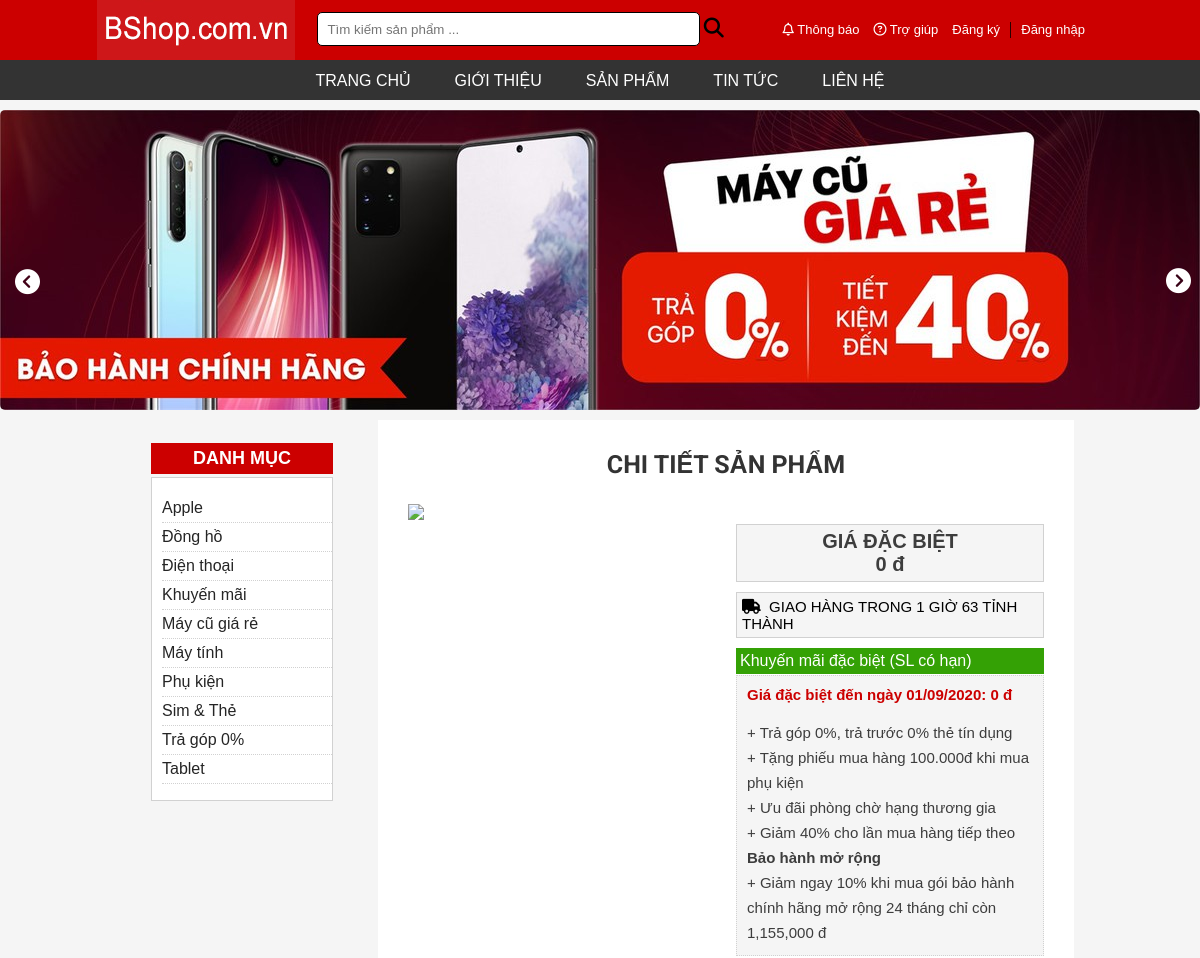
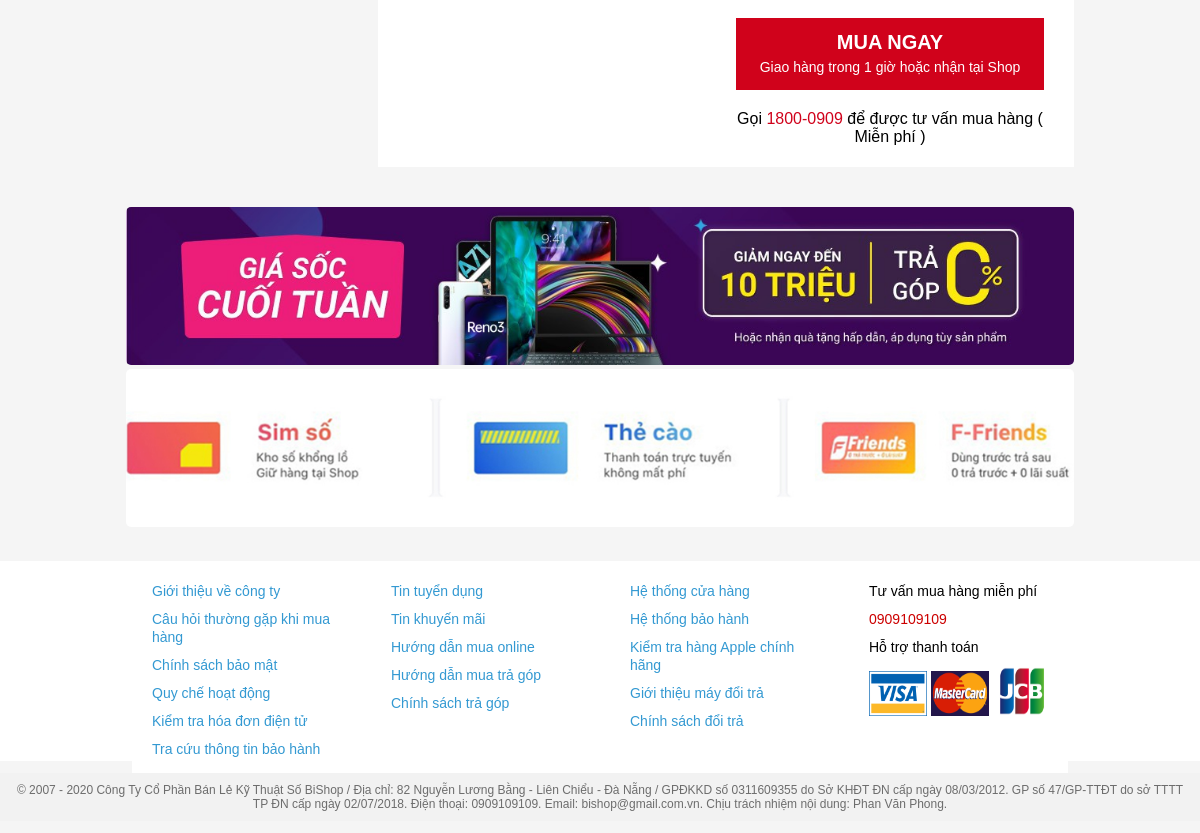
The page /detail-product.php on the database its author committed (2 pictures, top to bottom).
### tables this page shows
CREATE TABLE `phanloai` (
  `maPhanLoai` varchar(20) NOT NULL,
  `tenPhanLoai` varchar(30) NOT NULL
);

### detail-product.php (the view, shortened to what this page needs)
<!DOCTYPE html>
<html lang="en">
  <head>
    <link rel="stylesheet" href="CSS/detail-product.css" />
    <link
      rel="stylesheet"
      href="https://maxcdn.bootstrapcdn.com/font-awesome/4.4.0/css/font-awesome.min.css"
    />
  </head>
  <body>
      <?php
        require_once ('connect.php');
        require_once ('category.php');
        require_once ('detail.php');
      ?>
    <div class="container">
      <header>
        <div class="top-container">
          <div class="logo"><img src="image/logo.jpg" /></div>
          <div class="input">
            <form action="">
              <input type="text" placeholder="&nbsp;&nbsp;Tìm kiếm sản phẩm ..." />
              <i class="fa fa-search fa-lg" aria-hidden="true"></i>
            </form>
          </div>
          <div class="login">
            <a href="#"
              ><i class="far fa-bell"></i> Thông báo</a
            >
            <a href="#">
            <i class="far fa-question-circle"></i> Trợ
              giúp</a
            >
            <?php
              if(!isset($_SESSION['username'])){
            ?>
            <a href="add-kh.php">Đăng ký</a> |
            <a href="login.php">Đăng nhập</a>
              <?php } ?>
          </div>
        </div>
        <div class="menu">
          <ul>
            <li><a href="index.php">TRANG CHỦ</a></li>
            <li><a href="#">GIỚI THIỆU</a></li>
            <li><a href="#">SẢN PHẨM</a></li>
            <li><a href="#">TIN TỨC</a></li>
            <li><a href="#">LIÊN HỆ</a></li>
          </ul>
        </div>
      </header>
      <nav>
        <div class="slide">
          <div class="dieuhuong">
            <i
              class="fa fa-chevron-circle-left"
              aria-hidden="true"
              onclick="Back()"
            ></i>
            <i
              class="fa fa-chevron-circle-right"
              aria-hidden="true"
              onclick="Next()"
            ></i>
          </div>
          <div class="chuyen-slide">
            <img src="image/banner1.png" alt="nav" width="100%" />
          </div>
        </div>
      </nav>
      <main>
        <div class="grid-container">
        <div class="vmenu">
            <p>DANH MỤC</p>
              <div class="div">
                <ul>
                  <?php
                    while($rs1 = $result1 ->fetch()){
                  ?>
                    <li><a href="index.php?maPhanLoai=<?php echo $rs1['maPhanLoai'] ?>"><?php echo $rs1['tenPhanLoai'] ?></a></li>
                  <?php } ?>
                </ul>
                </div>
            </div>
            <article>
              <p class="tilte">CHI TIẾT SẢN PHẨM</p>
              <div class="container-grid">
                <div class="img">
                  <img src="images/<?php echo $rs['hinhAnh'] ?>" width = "100%">
                </div>
                <div class ="info-product">
                <form action="" method ="post">
                  <p class = "price-product">
                    GIÁ ĐẶC BIỆT <br>
                    <?php echo number_format($rs['donGia']) ?> đ
                  </p>
                  <p class="delivery">
                  <i class="fas fa-truck"></i>&nbsp;&nbsp;GIAO HÀNG TRONG 1 GIỜ 63 TỈNH THÀNH
                  </p>
                  <p class="promotion">
                    Khuyến mãi đặc biệt (SL có hạn)
                  </p>
                  <p class="info-promotion">
                      <span style= "color: #cc0000; font-weight:bolder">Giá đặc biệt đến ngày 01/09/2020: <?php echo number_format($rs['donGia']) ?> đ</span><br><br>
                      <span style = "line-height: 25px">+ Trả góp 0%, trả trước 0% thẻ tín dụng <br>
                            + Tặng phiếu mua hàng 100.000đ khi mua phụ kiện <br>
                            + Ưu đãi phòng chờ hạng thương gia <br>
                            + Giảm 40% cho lần mua hàng tiếp theo <br>
                            <span style="font-weight: bolder">Bảo hành mở rộng</span><br>
                            + Giảm ngay 10% khi mua gói bảo hành chính hãng mở rộng 24 tháng chỉ còn 1,155,000 đ
                    </span>
                    </p>
                    <p class="buynow">
                      <a href="addCart.php?maSP=<?php echo $rs['maSP'] ?>">MUA NGAY <br>
                      <span style = "font-size: 14px; font-weight: lighter">Giao hàng trong 1 giờ hoặc nhận tại Shop</span>
                    </a>
                </p>
                <p style= "text-align: center">Gọi <span style = "color: #d0021b">1800-0909</span> để được tư vấn mua hàng ( Miễn phí )</p>
                </div>
              </div>
            </article>
        </div>
            <div class="quangcao">
              <img src="image/bannergiamgia.jpg" alt="" width="100%"> <br>
              <img src="../ASS/image/banner.jpg" alt="" width="100%">
            </div>
      </main>
<footer>
    <div class="infomation">
        <div>
            <ul>
                <li><a href="#">Giới thiệu về công ty</a></li>
                <li><a href="#">Câu hỏi thường gặp khi mua hàng</a></li>
                <li><a href="#">Chính sách bảo mật</a></li>
                <li><a href="#">Quy chế hoạt động</a></li>
                <li><a href="#">Kiểm tra hóa đơn điện tử</a></li>
                <li><a href="#">Tra cứu thông tin bảo hành</a></li>
            </ul>
        </div>
        <div>
            <ul>
                <li><a href="#">Tin tuyển dụng</a></li>
                <li><a href="#">Tin khuyến mãi</a></li>
                <li><a href="#">Hướng dẫn mua online</a></li>
                <li><a href="#">Hướng dẫn mua trả góp</a></li>
                <li><a href="#">Chính sách trả góp</a></li>
            </ul>
        </div>
        <div>
            <ul>
                <li><a href="#">Hệ thống cửa hàng</a></li>
                <li><a href="#">Hệ thống bảo hành</a></li>
                <li><a href="#">Kiểm tra hàng Apple chính hãng</a></li>
                <li><a href="#">Giới thiệu máy đổi trả</a></li>
                <li><a href="#">Chính sách đổi trả</a></li>
            </ul>
        </div>
        <div>
            <ul>
                <li><a href="#" style="color: black;">Tư vấn mua hàng miễn phí</a></li>
                <li><a href="#" style="color: #cc0000;">0909109109</a></li>
                <li><a href="#" style="color: black;">Hỗ trợ thanh toán</a></li>
                <li>
                    <a href="#">
                        <img src="image/visa.png" width="30%" height="45px">
                        <img src="image/master.jpg" width="30%" height = "45px">
                        <img src="image/JCB.jpg" width="30%" height="50px">
                    </a>
                </li>
            </ul>
        </div>
    </div>
</footer>
<div class="end-container">
    <p>© 2007 - 2020 Công Ty Cổ Phần Bán Lẻ Kỹ Thuật Số BiShop / Địa chỉ: 82 Nguyễn Lương Bằng - Liên Chiểu - Đà Nẵng / GPĐKKD số 0311609355 do Sở KHĐT ĐN cấp ngày 08/03/2012. GP số 47/GP-TTĐT do sở TTTT TP ĐN cấp ngày 02/07/2018. Điện thoại: 0909109109. Email: bishop@gmail.com.vn. Chịu trách nhiệm nội dung: Phan Văn Phong.</p>
</div>
    </div>
  </body>
</html>

### connect.php (shortened to what this page needs)
<!DOCTYPE html>
<html lang="en">
<head>
</head>
<body>
</body>
</html>

### category.php (shortened to what this page needs)
<!DOCTYPE html>
<html lang="en">
<head>
</head>
<body>
<?php
          require_once ('connect.php');
          $sql1 = "SELECT * FROM phanloai";
          $result1 = $db ->query($sql1);
        ?>
</body>
</html>

### detail.php (shortened to what this page needs)
<!DOCTYPE html>
<html lang="en">
<head>
</head>
<body>
</body>
</html>

### CSS/detail-product.css (style rules this page uses)
body { margin: 0; padding: 0; box-sizing: border-box; background-color: #f5f5f5; }
.container header { width: 100%; }
.top-container { width: 100%; height: 60px; background-color: #cc0000; display: grid; grid-template-columns: 1fr 1.5fr 1.5fr; grid-column-gap: 10px; padding: 0; margin: 0; }
.top-container .logo img { float: right; max-width: 200px; }
.top-container .input { margin: 12px; }
.top-container .input input { width: 90%; height: 30px; border-radius: 5px; border: 0.1px solid black; }
.top-container .login { margin: 20px; }
.top-container .login a { text-decoration: none; color: #ffffff; font-family: Arial, Helvetica, sans-serif; font-size: 13px; padding: 5px; }
.menu { max-width: 100%; background-color: #333333; height: 40px; text-align: center; }
.menu ul { list-style-type: none; padding: 0; margin: 0; }
.menu li { display: inline-block; padding: 12px 20px; text-align: center; }
.menu a { text-decoration: none; color: #ffffff; font-family: Arial, Helvetica, sans-serif; }
.container nav { padding-top: 10px; max-width: 1200px; margin: 0 auto; }
nav .slide { width: 1200px; overflow: hidden; position: relative; border-radius: 5px; }
.dieuhuong { font-size: 25px; top: 48%; position: absolute; padding: 15px; color: white; }
.dieuhuong i:last-child { position: absolute; margin-left: 1126px; }
nav .chuyen-slide { width: 3600px; transition: all 1s; }
nav img { width: 1200px; float: left; }
.container main { max-width: 79%; margin: 0 auto; margin-top: 10px; }
.grid-container { display: grid; padding: 0; grid-template-columns: 1fr 3fr; grid-column-gap: 20px; }
.vmenu p { font-family: Arial, Helvetica, sans-serif; font-weight: bolder; font-size: 18px; color: #ffffff; background-color: #cc0000; width: 100%; padding: 5px 0px; text-align: center; }
.vmenu { padding: 5px 25px; }
.div { border: 1px solid #d1d1d1; margin-top: -15px; background-color: #fff; }
.vmenu ul { list-style-type: none; }
.vmenu li { padding: 5px 0px; border-bottom: 1px dotted #d1d1d1; margin-left: -30px; }
.vmenu a { text-decoration: none; font-family: Arial, Helvetica, sans-serif; color: #252525; }
main .quangcao { width: 100%; margin-top: 40px; }
main .quangcao img { border-radius: 5px; }
article { background-color: #ffffff; padding: 5px 10px; }
article .tilte { font-size: 25px; font-family: "Roboto", sans-serif; font-weight: bolder; color: #333333; text-align: center; }
.container-grid { display: grid; padding: 0px 20px; grid-template-columns: 1fr 1fr; grid-gap: 0px 20px; font-family: Arial, Helvetica, sans-serif; }
.container-grid .price-product { padding: 5px; border: 1px solid #d1d1d1; text-align: center; font-size: 20px; color: #3d3d3d; font-family: Arial, Helvetica, sans-serif; font-weight: bolder; background-color: #f5f5f5; }
.container-grid .delivery { padding: 5px; border: 1px solid #d1d1d1; background-color: #f5f5f5; margin-top: -10px; font-size: 15px; }
.container-grid .promotion { padding: 3px; border: 1px solid #34a105; background-color: #34a105; color: #ffffff; margin-top: -5px; }
.container-grid .info-promotion { padding: 10px; border: 1px dotted #d1d1d1; font-size: 15px; color: #3d3d3d; font-family: Arial, Helvetica, sans-serif; background-color: #f5f5f5; margin-top: -15px; }
.container-grid .buynow { padding: 12px; border: 1px solid #d0021b; text-align: center; font-size: 20px; font-family: Arial, Helvetica, sans-serif; font-weight: bolder; background-color: #d0021b; }
.container-grid .buynow a { text-decoration: none; color: #fff; }
.container footer { margin-top: 30px; width: 100%; background-color: #ffffff; height: 200px; }
footer .infomation { max-width: 78%; margin: 0 auto; display: grid; grid-template-columns: 1fr 1fr 1fr 1fr; grid-column-gap: 20px; background-color: #ffffff; font-family: Arial, Helvetica, sans-serif; }
.infomation ul { list-style-type: none; margin-left: -25px; }
.infomation li { padding: 5px; }
.infomation a { text-decoration: none; font-family: Arial, Helvetica, sans-serif; font-size: 14px; color: #3399d2; }
.container .end-container { width: 100%; background-color: #f2f2f2; }
.container .end-container p { color: #6d6d6d; font-family: Arial, Helvetica, sans-serif; text-align: center; font-size: 12px; padding: 10px; }

### rows shown on the page
phanloai: tenPhanLoai "Apple"
phanloai: tenPhanLoai "Đồng hồ"
phanloai: tenPhanLoai "Điện thoại"
phanloai: tenPhanLoai "Khuyến mãi"
phanloai: tenPhanLoai "Máy cũ giá rẻ"
phanloai: tenPhanLoai "Máy tính"
phanloai: tenPhanLoai "Phụ kiện"
phanloai: tenPhanLoai "Sim & Thẻ"
phanloai: tenPhanLoai "Trả góp 0%"
phanloai: tenPhanLoai "Tablet"

### other values the page prints
$rs['donGia'] "0"
